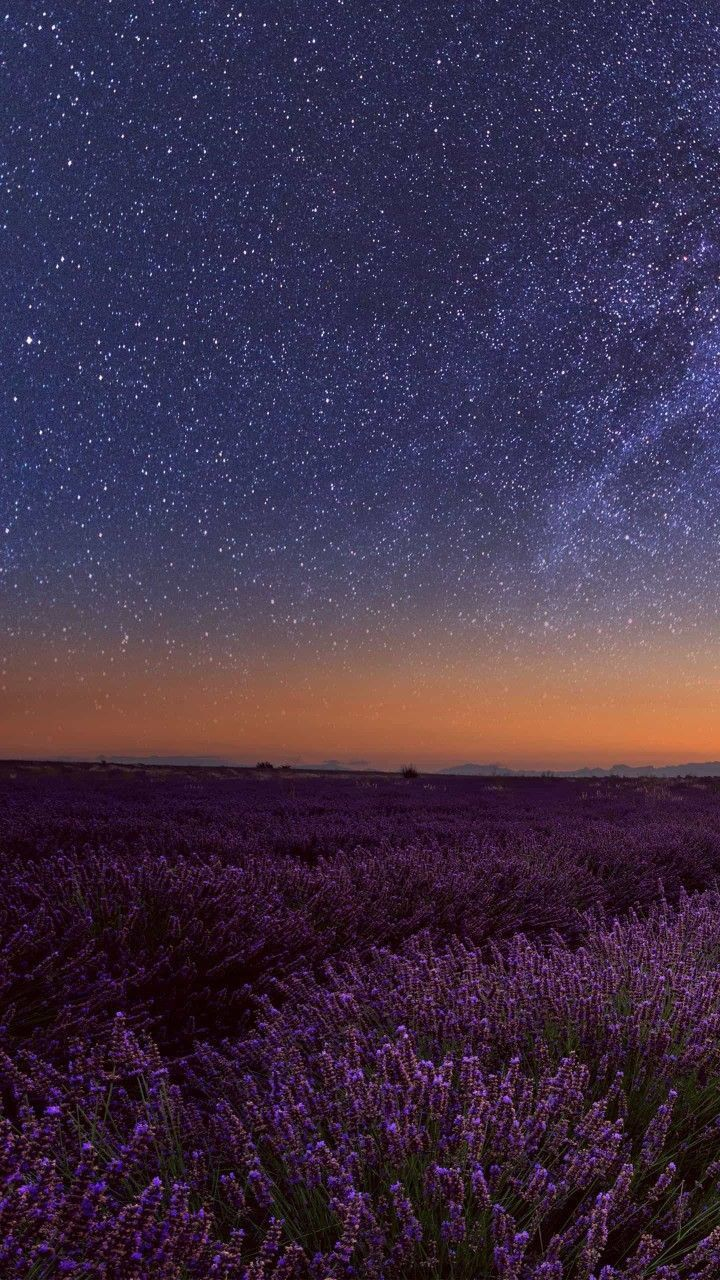
#> input picture gambar2.jpg, 720 x 1280 px
$ python 'max filter.py'
#> lines starting #> are read from the running program, lines starting #| are printed output that depends on the picture
import cv2
import numpy as np

# load image
img = cv2.imread('gambar2.jpg', 0)
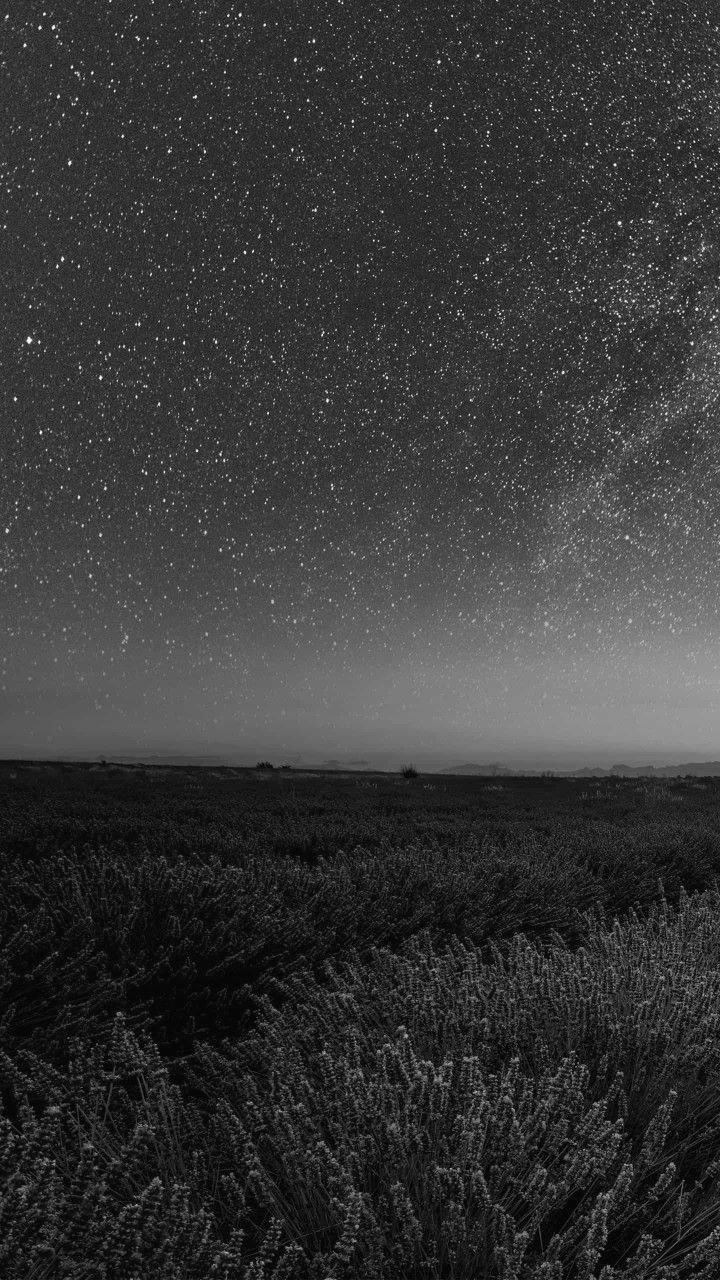
#> img: shape (1280, 720); min 0, max 254, mean 54.7

# define kernel size
kernel_size = 3

# apply max filter
img_filtered = cv2.dilate(img, np.ones((kernel_size, kernel_size), np.uint8))
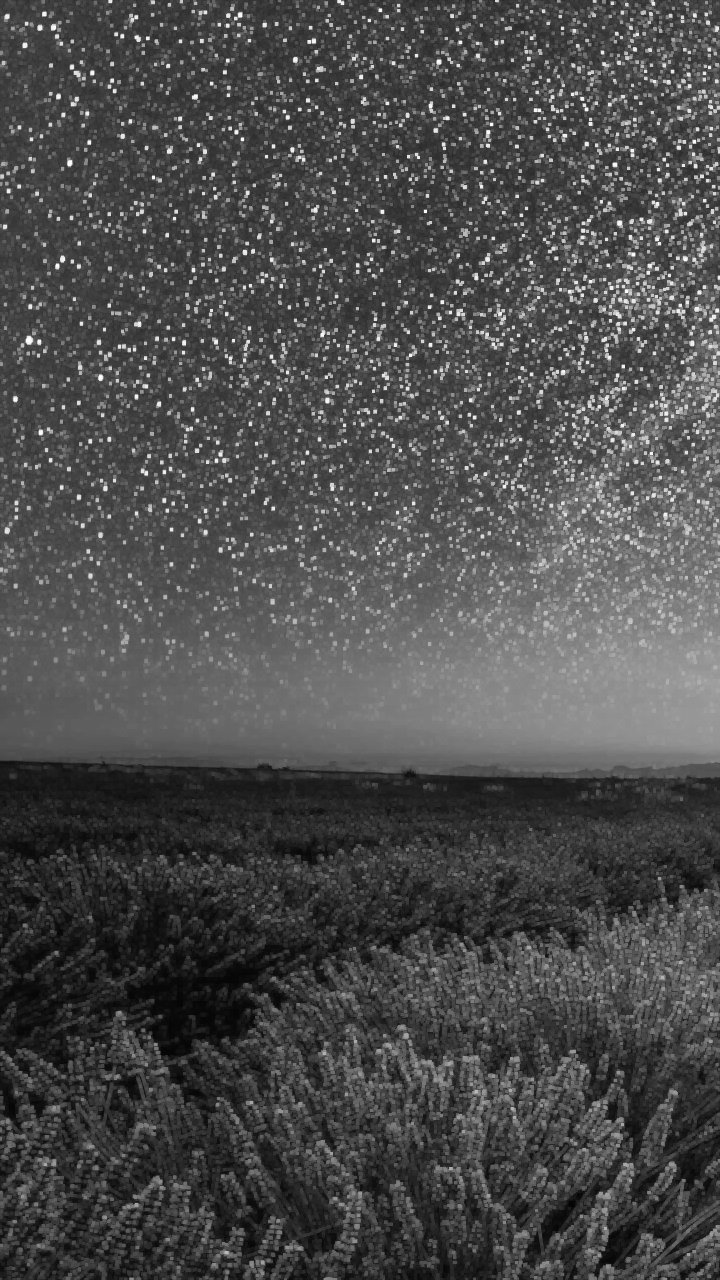
#> img_filtered: shape (1280, 720); min 5, max 254, mean 75.8

# display images
cv2.imshow('original image', img)
cv2.imshow('filtered image', img_filtered)
cv2.waitKey(0)
cv2.destroyAllWindows()

$ run again, with Gambar1.jpg copied over gambar2.jpg
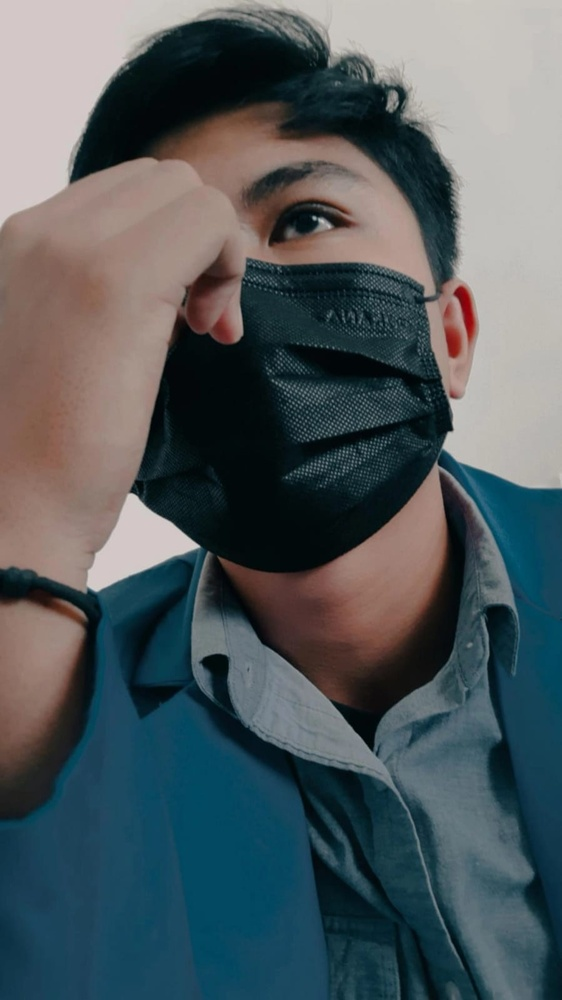
#> input picture Gambar1.jpg, 562 x 1000 px, shrunk from 899 x 1599 before the run
#> `img = cv2.imread('gambar2.jpg', 0)`:
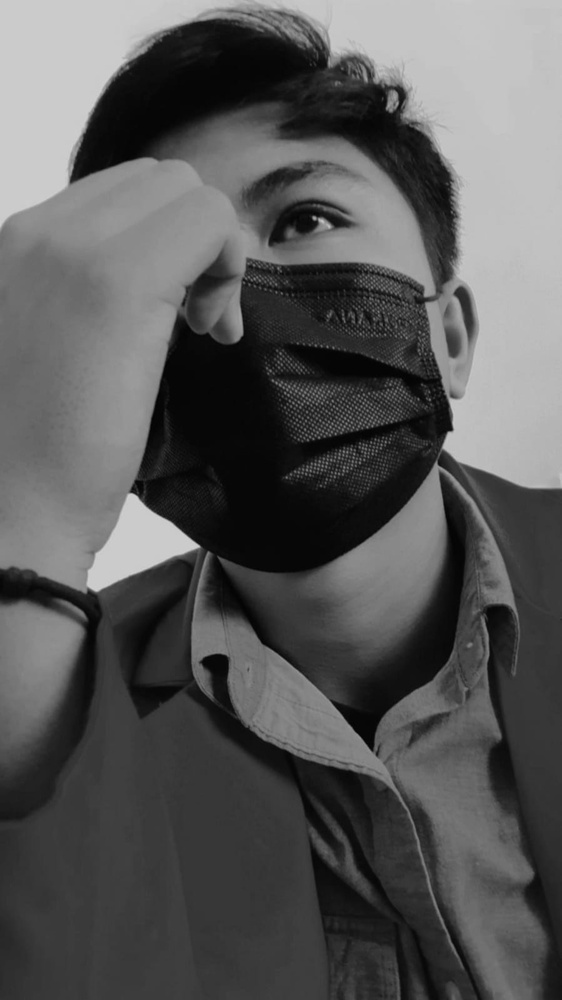
#> img: shape (1000, 562); min 0, max 209, mean 88.2
#> `img_filtered = cv2.dilate(img, np.ones((kernel_size, kernel_size), np...`:
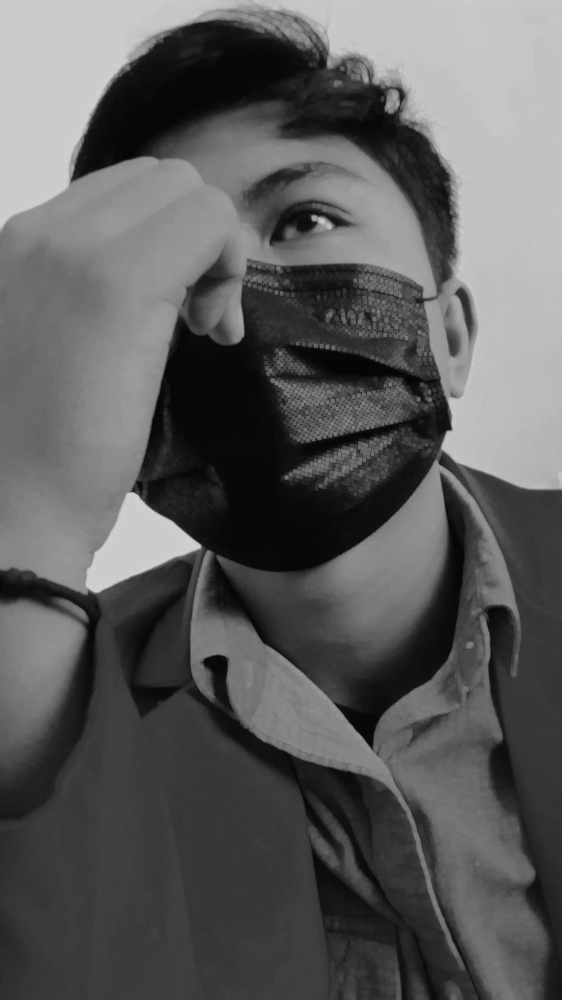
#> img_filtered: shape (1000, 562); min 5, max 209, mean 92.4
